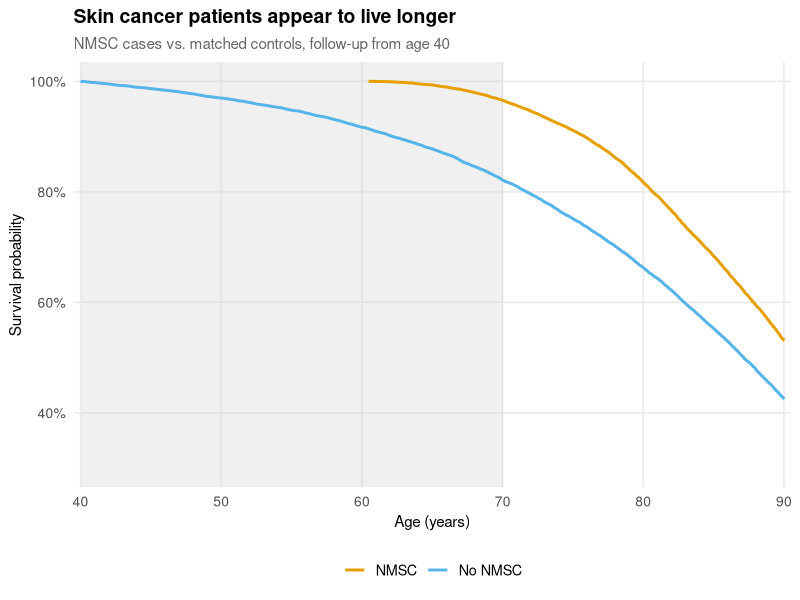
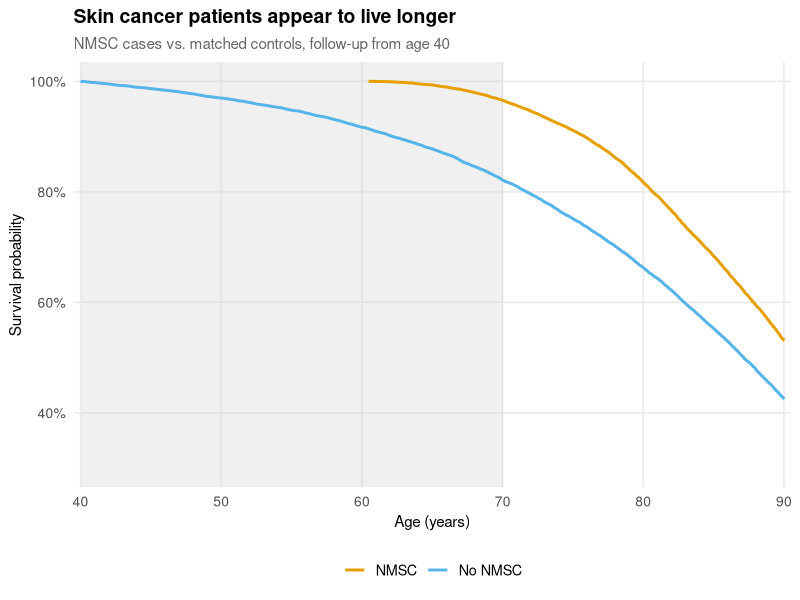
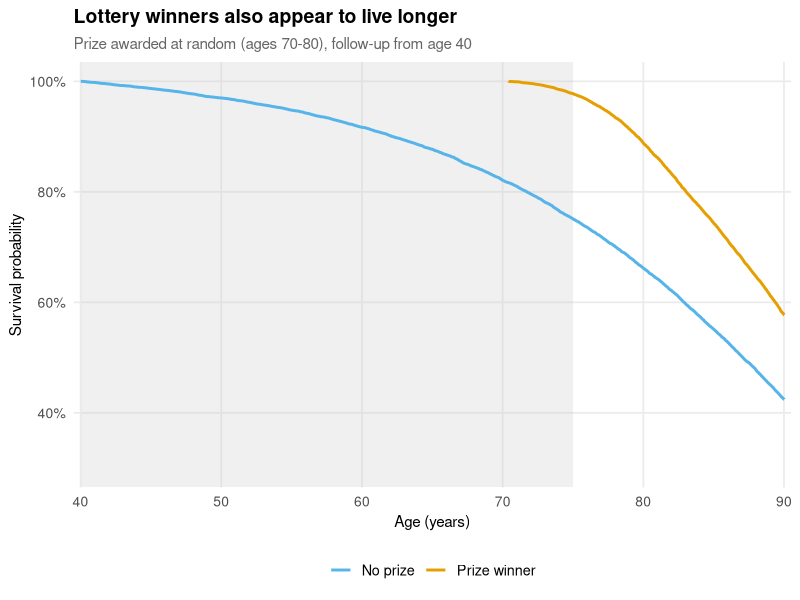
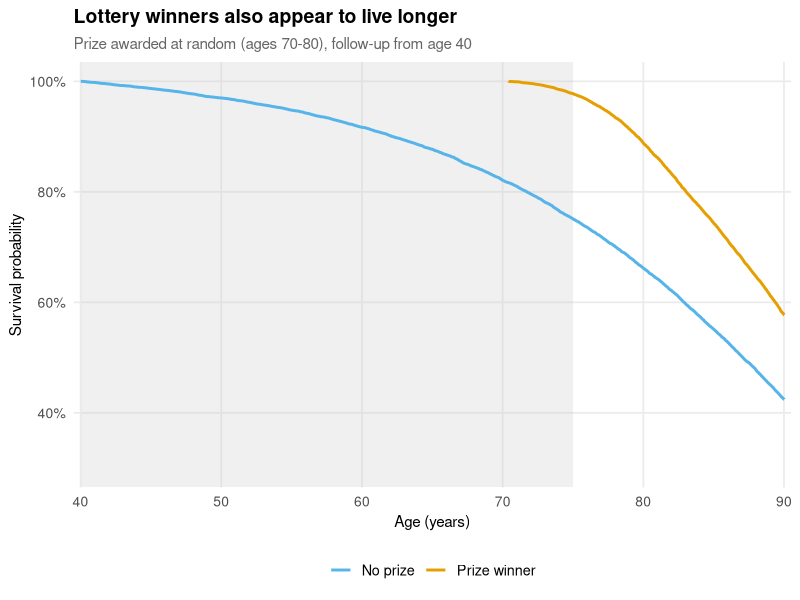
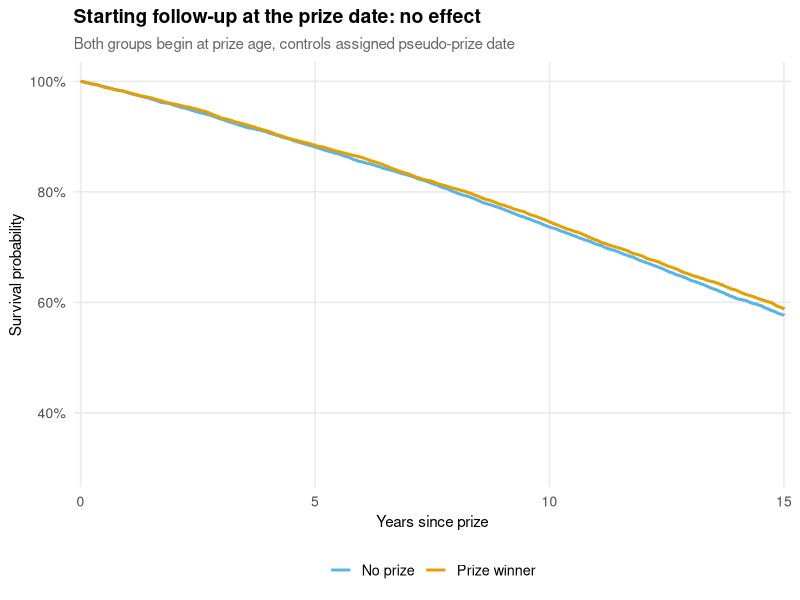
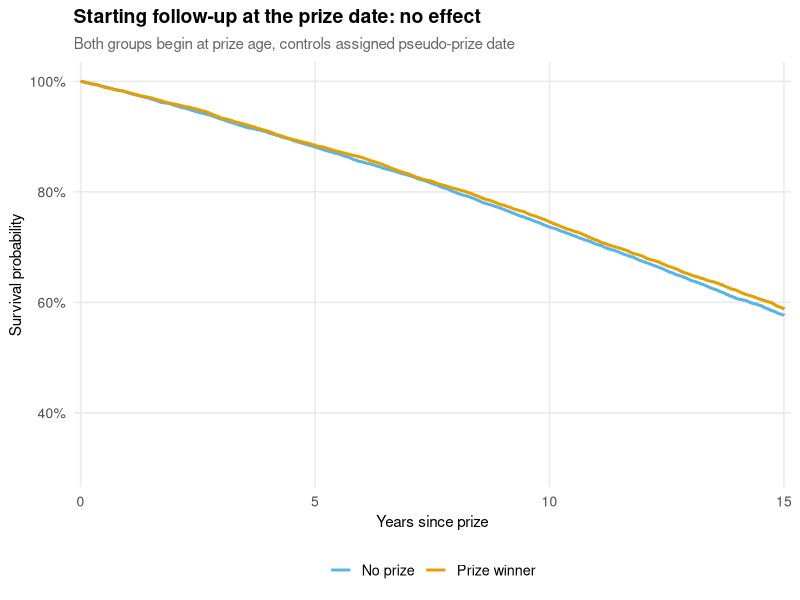

Here is the R script that generated these plots, in order:
# =============================================================================
# Immortal Time Bias: Three Separate Figures
# Author: Ólafur B Davíðsson, PhD — Frameshift
# Date: 2026-03-26
#
# Reference: Brøndum-Jacobsen et al., Int J Epidemiol, 42(5):1486–1496, 2013
# DOI: 10.1093/ije/dyt168
# =============================================================================
#
# Produces three figures:
#   figures/fig1_nmsc.png       — NMSC study design, biased (ages 60–80)
#   figures/fig2_prize.png      — Prize analogy, biased (ages 70–80)
#   figures/fig3_correct.png    — Correct analysis from prize date
#
# Mortality: Gompertz model calibrated to Danish adult life tables
#   h(t) = a * exp(b * t), t = years since age 40
#   a = 0.00195, b = 0.0685
#   → age 40: 0.002/yr, age 70: 0.015/yr, age 80: 0.030/yr
# =============================================================================

# --- Packages ----------------------------------------------------------------
library(ggplot2)
library(dplyr)
library(survival)
library(broom)

# --- Parameters --------------------------------------------------------------
set.seed(42)

n_pairs    <- 20000   # matched case-control pairs
max_age    <- 90      # administrative censoring age

gompertz_a <- 0.00195
gompertz_b <- 0.0685

# NMSC: typically diagnosed ages 60–80
nmsc_dx_min <- 60
nmsc_dx_max <- 80

# Prize: awarded ages 70–80 (shifted to maximise immortal time window)
prize_min   <- 70
prize_max   <- 80

# --- Shared colour palette (colorblind-friendly) ----------------------------
col_exposed   <- "#E69F00"   # orange — cases / prize winners
col_unexposed <- "#56B4E9"   # blue   — controls
col_immortal  <- "#CCCCCC"   # grey   — immortal time shading

# --- Helper: simulate age at death via Gompertz inverse CDF -----------------
sim_death_age <- function(n, a = gompertz_a, b = gompertz_b, entry_age = 40) {
  u <- runif(n)
  t <- (1 / b) * log(1 - (b / a) * log(1 - u))
  entry_age + pmax(t, 0)
}

# --- Shared ggplot theme -----------------------------------------------------
theme_fs <- function() {
  theme_minimal(base_size = 13) +
    theme(
      plot.title       = element_text(face = "bold", size = 14),
      plot.subtitle    = element_text(size = 11, color = "grey40"),
      plot.caption     = element_text(size = 9,  color = "grey55", hjust = 0.5),
      panel.grid.minor = element_blank(),
      axis.title       = element_text(size = 11),
      axis.text        = element_text(size = 10)
    )
}

# =============================================================================
# Simulate cohort
# =============================================================================

death_age_case    <- sim_death_age(n_pairs)
death_age_control <- sim_death_age(n_pairs)

obs_age_case    <- pmin(death_age_case,    max_age)
obs_age_control <- pmin(death_age_control, max_age)

event_case    <- as.integer(death_age_case    <= max_age)
event_control <- as.integer(death_age_control <= max_age)

# NMSC diagnosis age: uniform [60, 80]
nmsc_dx_age <- runif(n_pairs, nmsc_dx_min, nmsc_dx_max)
got_nmsc    <- as.integer(nmsc_dx_age <= obs_age_case)

# Prize age: uniform [70, 80]
prize_age   <- runif(n_pairs, prize_min, prize_max)
got_prize   <- as.integer(prize_age <= obs_age_case)

cat(sprintf("Cohort: %s matched pairs\n", format(n_pairs, big.mark = ",")))
cat(sprintf("NMSC diagnoses received: %s (%.1f%%)\n",
            sum(got_nmsc), 100 * mean(got_nmsc)))
cat(sprintf("Prizes received:         %s (%.1f%%)\n\n",
            sum(got_prize), 100 * mean(got_prize)))

# =============================================================================
# Figure 1: NMSC study design (biased)
# =============================================================================

nmsc_cases <- data.frame(
  time  = obs_age_case[got_nmsc == 1] - 40,
  event = event_case[got_nmsc == 1],
  group = "NMSC"
)
nmsc_controls <- data.frame(
  time  = obs_age_control[got_nmsc == 1] - 40,
  event = event_control[got_nmsc == 1],
  group = "No NMSC"
)
nmsc_data <- bind_rows(nmsc_cases, nmsc_controls) |>
  mutate(group = factor(group, levels = c("No NMSC", "NMSC")))

nmsc_fit <- survfit(Surv(time, event) ~ group, data = nmsc_data)
nmsc_cox <- coxph(Surv(time, event) ~ group, data = nmsc_data)
nmsc_hr  <- exp(coef(nmsc_cox))
nmsc_lo  <- exp(confint(nmsc_cox))[1]
nmsc_hi  <- exp(confint(nmsc_cox))[2]

cat(sprintf("=== Figure 1: NMSC (biased) ===\n"))
cat(sprintf("  HR = %.3f  [95%% CI: %.3f–%.3f]  (paper: 0.52)\n\n",
            nmsc_hr, nmsc_lo, nmsc_hi))

nmsc_km        <- tidy(nmsc_fit)
immortal_nmsc  <- mean(c(nmsc_dx_min, nmsc_dx_max)) - 40  # ~30 yrs

p1 <- ggplot(nmsc_km, aes(x = time, y = estimate, color = strata)) +
  annotate("rect",
           xmin = 0, xmax = immortal_nmsc,
           ymin = -Inf, ymax = Inf,
           fill = col_immortal, alpha = 0.30) +
  geom_step(linewidth = 1.0) +
  scale_color_manual(
    values = c("group=No NMSC" = col_unexposed, "group=NMSC" = col_exposed),
    labels = c("group=No NMSC" = "No NMSC", "group=NMSC" = "NMSC"),
    name   = NULL
  ) +
  scale_x_continuous(limits = c(0, 50),
                     breaks = seq(0, 50, 10),
                     labels = function(x) x + 40,
                     expand = c(0.01, 0)) +
  scale_y_continuous(limits = c(0.30, 1.0),
                     labels = scales::percent_format(accuracy = 1)) +
  labs(
    title    = "Skin cancer patients appear to live longer",
    subtitle = "NMSC cases vs. matched controls, follow-up from age 40",
    x        = "Age (years)",
    y        = "Survival probability",
    caption  = NULL
  ) +
  theme_fs() +
  theme(legend.position = "bottom",
        legend.key = element_blank())

dir.create("figures", showWarnings = FALSE)
ggsave("figures/fig1_nmsc.png", p1, width = 8, height = 5, dpi = 300, bg = "white")
ggsave("figures/fig1_nmsc.pdf", p1, width = 8, height = 5, bg = "white")
cat("Saved figures/fig1_nmsc.png + .pdf\n\n")

# =============================================================================
# Figure 2: Prize analogy (biased)
# =============================================================================

prize_cases <- data.frame(
  time  = obs_age_case[got_prize == 1] - 40,
  event = event_case[got_prize == 1],
  group = "Prize winner"
)
prize_controls <- data.frame(
  time  = obs_age_control[got_prize == 1] - 40,
  event = event_control[got_prize == 1],
  group = "No prize"
)
prize_data <- bind_rows(prize_cases, prize_controls) |>
  mutate(group = factor(group, levels = c("No prize", "Prize winner")))

prize_fit <- survfit(Surv(time, event) ~ group, data = prize_data)
prize_cox <- coxph(Surv(time, event) ~ group, data = prize_data)
prize_hr  <- exp(coef(prize_cox))
prize_lo  <- exp(confint(prize_cox))[1]
prize_hi  <- exp(confint(prize_cox))[2]

cat(sprintf("=== Figure 2: Prize (biased) ===\n"))
cat(sprintf("  HR = %.3f  [95%% CI: %.3f–%.3f]  (no biology)\n\n",
            prize_hr, prize_lo, prize_hi))

prize_km       <- tidy(prize_fit)
immortal_prize <- mean(c(prize_min, prize_max)) - 40  # ~35 yrs

p2 <- ggplot(prize_km, aes(x = time, y = estimate, color = strata)) +
  annotate("rect",
           xmin = 0, xmax = immortal_prize,
           ymin = -Inf, ymax = Inf,
           fill = col_immortal, alpha = 0.30) +
  geom_step(linewidth = 1.0) +
  scale_color_manual(
    values = c("group=No prize" = col_unexposed, "group=Prize winner" = col_exposed),
    labels = c("group=No prize" = "No prize", "group=Prize winner" = "Prize winner"),
    name   = NULL
  ) +
  scale_x_continuous(limits = c(0, 50),
                     breaks = seq(0, 50, 10),
                     labels = function(x) x + 40,
                     expand = c(0.01, 0)) +
  scale_y_continuous(limits = c(0.30, 1.0),
                     labels = scales::percent_format(accuracy = 1)) +
  labs(
    title    = "Lottery winners also appear to live longer",
    subtitle = "Prize awarded at random (ages 70-80), follow-up from age 40",
    x        = "Age (years)",
    y        = "Survival probability",
    caption  = NULL
  ) +
  theme_fs() +
  theme(legend.position = "bottom",
        legend.key = element_blank())

ggsave("figures/fig2_prize.png", p2, width = 8, height = 5, dpi = 300, bg = "white")
ggsave("figures/fig2_prize.pdf", p2, width = 8, height = 5, bg = "white")
cat("Saved figures/fig2_prize.png + .pdf\n\n")

# =============================================================================
# Figure 3: Correct analysis — follow-up from prize date
# =============================================================================

idx <- which(got_prize == 1)

# Cases: follow-up from prize age
correct_cases <- data.frame(
  pair  = idx,
  time  = obs_age_case[idx] - prize_age[idx],
  event = event_case[idx],
  group = "Prize winner"
)

# Controls: pseudo-prize at the same age as their matched case
# Exclude controls who died before their pseudo-prize date
alive_at_pseudo <- death_age_control[idx] > prize_age[idx]

correct_controls <- data.frame(
  pair  = idx[alive_at_pseudo],
  time  = obs_age_control[idx[alive_at_pseudo]] - prize_age[idx[alive_at_pseudo]],
  event = event_control[idx[alive_at_pseudo]],
  group = "No prize"
)
correct_cases <- correct_cases[alive_at_pseudo, ]

correct_data <- bind_rows(correct_cases, correct_controls) |>
  mutate(group = factor(group, levels = c("No prize", "Prize winner")))

correct_fit <- survfit(Surv(time, event) ~ group, data = correct_data)
correct_cox <- coxph(Surv(time, event) ~ group, data = correct_data)
correct_hr  <- exp(coef(correct_cox))
correct_lo  <- exp(confint(correct_cox))[1]
correct_hi  <- exp(confint(correct_cox))[2]
correct_p   <- summary(correct_cox)$coefficients[, "Pr(>|z|)"]

cat(sprintf("=== Figure 3: Correct analysis ===\n"))
cat(sprintf("  HR = %.3f  [95%% CI: %.3f–%.3f]  p = %.3f\n\n",
            correct_hr, correct_lo, correct_hi, correct_p))

correct_km  <- tidy(correct_fit)
max_follow  <- max_age - mean(c(prize_min, prize_max))  # ~15 yrs

p3 <- ggplot(correct_km, aes(x = time, y = estimate, color = strata)) +
  geom_step(linewidth = 1.0) +
  scale_color_manual(
    values = c("group=No prize" = col_unexposed, "group=Prize winner" = col_exposed),
    labels = c("group=No prize" = "No prize", "group=Prize winner" = "Prize winner"),
    name   = NULL
  ) +
  scale_x_continuous(limits = c(0, max_follow),
                     breaks = seq(0, max_follow, 5),
                     expand = c(0.01, 0)) +
  scale_y_continuous(limits = c(0.30, 1.0),
                     labels = scales::percent_format(accuracy = 1)) +
  labs(
    title    = "Starting follow-up at the prize date: no effect",
    subtitle = "Both groups begin at prize age, controls assigned pseudo-prize date",
    x        = "Years since prize",
    y        = "Survival probability",
    caption  = NULL
  ) +
  theme_fs() +
  theme(legend.position = "bottom",
        legend.key = element_blank())

ggsave("figures/fig3_correct.png", p3, width = 8, height = 5, dpi = 300, bg = "white")
ggsave("figures/fig3_correct.pdf", p3, width = 8, height = 5, bg = "white")
cat("Saved figures/fig3_correct.png + .pdf\n\n")

# =============================================================================
# Summary
# =============================================================================
cat("=== Summary ===\n")
cat(sprintf("  NMSC study (biased):      HR = %.3f  [paper: 0.52]\n", nmsc_hr))
cat(sprintf("  Prize analogy (biased):   HR = %.3f  [no biology]\n",  prize_hr))
cat(sprintf("  Correct analysis:         HR = %.3f  [true = 1.0]\n",  correct_hr))
